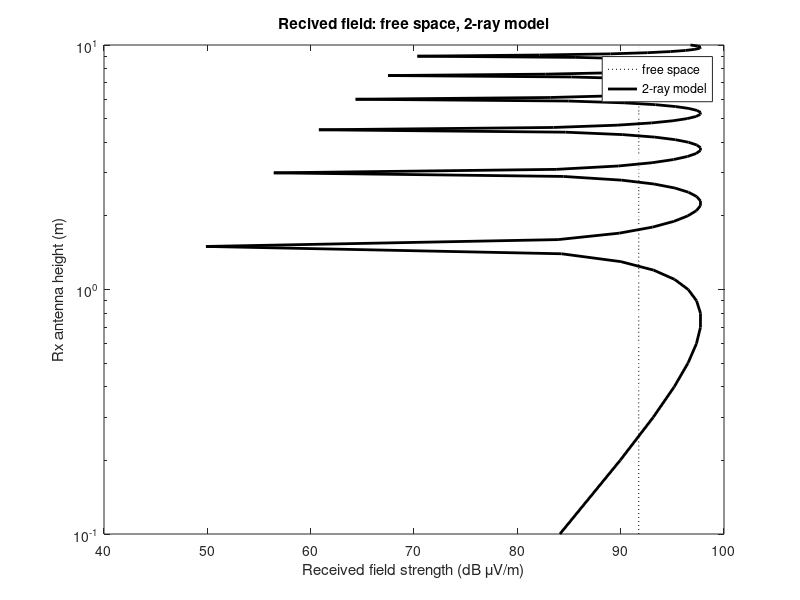

Source code (MATLAB):
%
% project812
%
%=======================================================================
clear
close all
clc
%=======================================================================
f=2000;          % Frequency in MHz
ptx=1;           % Transmitter power in Watts
gtx=1;           % Transmitter gain in linear units (1 is isotropic) 

%======================================================================
lambdac=300/f;     % wavelength (m)
kc=2*pi/lambdac;   % propagation constant

%=======================================================================
ht=10;        % transmitter height


xt=0;
xr=200;       % MS at a fixed distance 

hrStep=0.1;            
hr=[0.1:hrStep:10];        % receiver height

% Reflection coefficients ===============================================
RG=-1;

% ray path lengths =======================================================
imageht=-ht;

dTxRx=sqrt((xt-xr).^2+(ht-hr).^2);
dimageTxRx=sqrt((xt-xr).^2+(imageht-hr).^2);

% Field strengths =======================================================
E0=sqrt(60*ptx*gtx)*exp(-j*kc*dTxRx)./dTxRx;      % in V/m

E=sqrt(60*ptx*gtx)*(exp(-j*kc*dTxRx)./dTxRx...
    +RG*exp(-j*kc*dimageTxRx)./dimageTxRx);

% field strenghts are in V/m, now they are converted to dBuV/m
figure,semilogy(20*log10(abs(E0)*1e6),hr,'k:',20*log10(abs(E)*1e6),hr,'k','LineWidth',2)
ylabel('Rx antenna height (m)')
xlabel('Received field strength (dB \muV/m)')
title('Recived field: free space, 2-ray model')
legend('free space','2-ray model')
